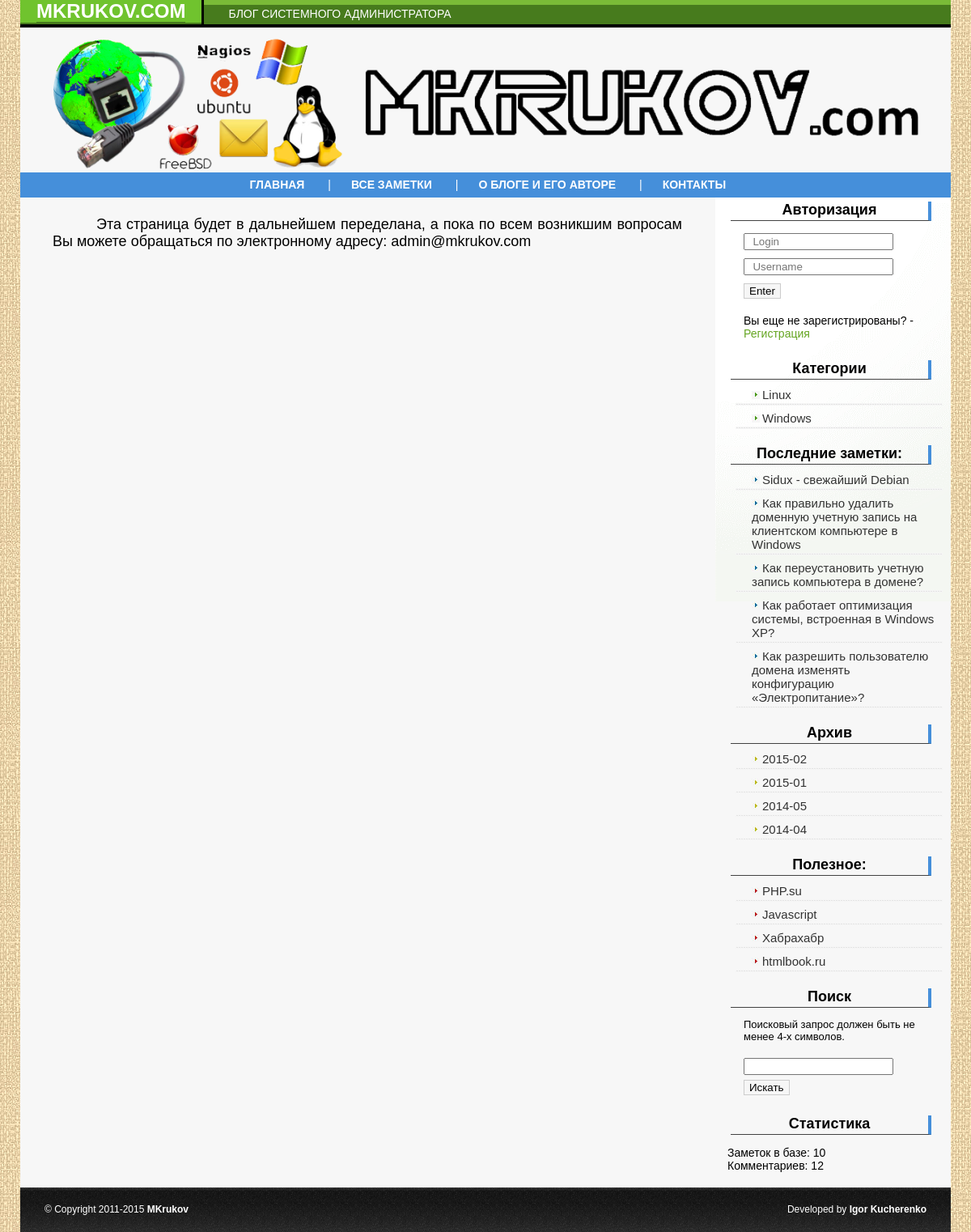
The page /contact.php on the database its author committed.
### tables this page shows
CREATE TABLE IF NOT EXISTS `settings` (
  `id` int(3) NOT NULL,
  `title` varchar(255) NOT NULL,
  `meta_d` varchar(255) NOT NULL,
  `meta_k` varchar(255) NOT NULL,
  `text` text NOT NULL,
  `page` varchar(255) NOT NULL
);

CREATE TABLE IF NOT EXISTS `categories` (
  `id` int(2) NOT NULL,
  `title` varchar(255) NOT NULL,
  `meta_d` varchar(255) NOT NULL,
  `meta_k` varchar(255) NOT NULL,
  `text` text NOT NULL
);

CREATE TABLE IF NOT EXISTS `data` (
  `id` int(5) NOT NULL,
  `cat` int(1) NOT NULL,
  `meta_d` varchar(255) NOT NULL,
  `meta_k` varchar(255) NOT NULL,
  `description` text NOT NULL,
  `text` text NOT NULL,
  `view` int(7) NOT NULL,
  `source` varchar(250) NOT NULL,
  `date` date NOT NULL,
  `mini_img` varchar(255) NOT NULL,
  `title` varchar(255) NOT NULL,
  `secret` int(1) NOT NULL DEFAULT '0',
  `rating` int(10) NOT NULL DEFAULT '5',
  `q_vote` int(10) NOT NULL DEFAULT '1'
);

CREATE TABLE IF NOT EXISTS `friends` (
  `id` int(2) NOT NULL,
  `link` varchar(255) NOT NULL,
  `title` varchar(255) NOT NULL
);

### contact.php (the view, shortened to what this page needs)
<?php
include ("blocks/bd.php");
$result=mysql_query("SELECT title, meta_d, meta_k, text FROM settings WHERE page='contact'",$db);
if (mysql_num_rows($result)>0) {
$myrow=mysql_fetch_array($result);}
else {echo "<p>Информация по запросу не может быть извелчена. В таблице нет записей.</p>";
exit();
}
?>
<!DOCTYPE html>
<html>
<head>
	<link href="style.css" rel="stylesheet" type="text/css" />
</head>
<body>
<?php include ("blocks/headerandmenu.php");?>
<div id="content">
	<div id="text">
	<?php echo $myrow["text"];?>
	</div><?php include ("blocks/sidebar.php");?></div><?php include ("blocks/footer.php");?>
</body>
</html>

### blocks/sidebar.php (shortened to what this page needs)
<div style="float:right; width:24%; margin-right:10px; margin-top:5px;">
	<div class="nav_title">Авторизация</div>
	<div class="sidebar_section">
		<?php
				if (isset($_SESSION['user'])) {
					$user_name = $_SESSION['user'];
					echo "<p>You've already logged in, $user_name!</p>
					<form  action='../auth.php' method='post'>
						<input class='search_b' type='submit' name='logout' value='Выход'/><br/>
					</form>
					";
				}
				else {
					echo "<form class = 'auth' action='../auth.php' method='post'>
						<input type='text' name='e_login' placeholder='  Login' required/><br/>
						<input type='password' name='e_password' placeholder='  Username' required/><br/>
						<input class='search_b' type='submit' name='enter' value='Enter'/><br/>
					</form>
					<p>Вы еще не зарегистрированы? - <a href='reg.php'>Регистрация</a></p>";
				}
		?>
	</div>
	<div class="nav_title">Категории</div>
	<div class="sidebar_section">
	<?php
		$result2=mysql_query("SELECT * FROM categories",$db);
		if (mysql_num_rows($result2)>0)
		{
			$myrow2=mysql_fetch_array($result2);
			do
			{
				printf("<p class='point'><img src='img/arr.jpg'><a class='nav_link' href='view_cat.php?cat=%s'>%s</a></p>",$myrow2["id"],$myrow2["title"]);
			}
			while ($myrow2 = mysql_fetch_array($result2));
		}
		else
		{
			echo "<p>Информация по запросу не может быть извелчена. В таблице нет записей.</p>";
			exit();
		}
	?>
	</div>
	<div class="nav_title">Последние заметки:</div>
	<div class="sidebar_section">
	<?php
		$result3 = mysql_query("SELECT id, title FROM data WHERE secret = 0 ORDER BY id DESC LIMIT 5",$db);
		$myrow3 = mysql_fetch_array($result3);
		do
		{
			printf("<p class='point'><img src='img/arr2.jpg'><a class='nav_link' href='view_post.php?id=%s'>%s</a></p>",$myrow3["id"],$myrow3["title"]);
		}
		while ($myrow3 = mysql_fetch_array($result3));
	?>
	</div>
	<div class="nav_title">Архив</div>
	<div class="sidebar_section">
	<?php
		$result4 = mysql_query("SELECT DISTINCT left(date,7) AS month FROM data ORDER BY month DESC",$db);
		$myrow4 = mysql_fetch_array($result4);
		do
		{
			printf("<p class='point'><img src='img/arr3.jpg'><a class='nav_link' href='view_date.php?date=%s'>%s</a></p>",$myrow4["month"],$myrow4["month"]);
		}
		while ($myrow4 = mysql_fetch_array($result4));
	?>
	</div>
	<div class="nav_title">Полезное:</div>
	<div class="sidebar_section">
	<?php
	$result5 = mysql_query("SELECT title, link FROM friends",$db);
	$myrow5 = mysql_fetch_array($result5);
	do
	{
		printf("<p class='point'><img src='img/arr4.jpg'><a class='nav_link' href='%s' target='_blank'>%s</a></p>",$myrow5["link"],$myrow5["title"]);
	}
	while ($myrow5 = mysql_fetch_array($result5));
	?>
	</div>
	<div class="nav_title">Поиск</div>
	<div class="sidebar_section">
		<form action="view_search.php" method="post" name="form_s">
			<p class="search_t">Поисковый запрос должен быть не менее 4-х символов.</p>
			<p>
				<input name="search" type="text" size="20" maxlength="40">
				<br/>
				<input class="search_b" name="submit_s" type="submit" value="Искать">
			</p>
		</form>
	</div>
	<div class="nav_title">Статистика</div>
	<?php
	$result10 = mysql_query("SELECT COUNT(*) FROM data", $db);
	$sum = mysql_fetch_array($result10);
	$result11 = mysql_query("SELECT COUNT(*) FROM comments", $db);
	$sum2 = mysql_fetch_array($result11);
	echo "<p class = 'comments'>Заметок в базе: $sum[0]<br> Комментариев: $sum2[0]</p>";
	?>
</div>

### style.css (style rules this page uses)
body { margin:0px auto; width:1150px; font-size:100%; font-family: "Myriad Pro", "Trebuchet MS", Arial; font-size:14px; background: url(img/bg.jpg) #fff; }
a { color:#64a520; text-decoration:none; }
p { padding: 0 10px 5px 10px; }
.auth { margin-left:10px; }
.auth input { margin: 5px 0; }
.nav_title { font-size:18px; padding-bottom:2px; margin-left:5%; margin-right:5%; font-weight:bold; text-align:center; border-right:4px solid #458FDA; border-bottom:1px solid #424242; margin-bottom: 10px; }
.nav_link { color:#333; font-size:15px; margin-top:10px; margin-bottom:10px; text-align: right; margin-left:3px; }
.point { background-image:url(img/point.jpg); background-position:bottom; background-repeat:repeat-x; padding-bottom:5px; margin-bottom:7px; margin-top:7px; padding-left:20px; }
.search_t { font-size:13px; }
.search_b { border:1px solid #cccccc; background-color:#f6f6f6; margin-top:6px; }
.sidebar_section { margin-bottom:20px; margin-left: 20px; }
#text { width:72%; float:left; margin: 20px 10px 15px 20px; font-size: 18px; }
#text p { margin:3px 20px 3px 10px; text-indent:3em; text-align:justify; }
#content { width: 100%; float:left; background:url(img/sidebar_bckg.gif) no-repeat top right #f7f7f7; }

### rows shown on the page
settings: text "Эта страница будет в дальнейшем переделана, а пока по всем возникшим вопросам Вы можете обращаться по электронному адресу: admin@mkrukov.com"
categories: title "Linux"
categories: title "Windows"
data: title "Sidux - свежайший Debian"
data: title "Как правильно удалить доменную учетную запись на клиентском компьютере в Windows"
data: title "Как переустановить учетную запись компьютера в домене?"
data: title "Как работает оптимизация системы, встроенная в Windows XP?"
data: title "Как разрешить пользователю домена изменять конфигурацию «Электропитание»?"
friends: title "PHP.su"
friends: title "Javascript"
friends: title "Хабрахабр"
friends: title "htmlbook.ru"

### other values the page prints
$myrow4["month"] "2015-02"
$myrow4["month"] "2015-01"
$myrow4["month"] "2014-05"
$myrow4["month"] "2014-04"
$sum[0] "10"
$sum2[0] "12"
